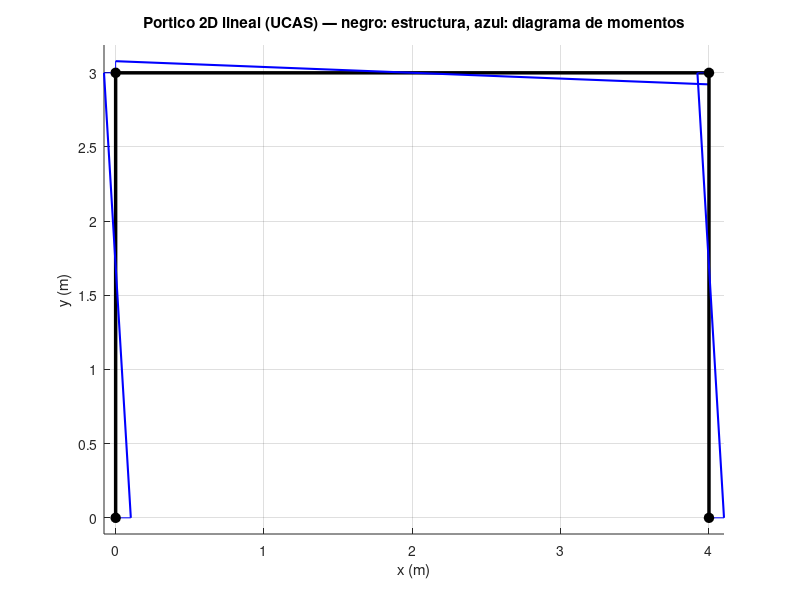

This figure's MATLAB source:
% ============================================================
%  PORTICO 2D LINEAL  —  rigidez directa (metodo UCAS 2D)
%  Elemento frame de 6 GDL (axial + flexion Euler-Bernoulli),
%  ensamblaje 3 GDL/nodo, K u = F, fuerzas de extremo por
%  elemento (N,V,M) y DIAGRAMA DE MOMENTOS. Modelo como DATOS.
% ============================================================

% Nodos: [ id  x  y ]  (m)
XY = [ 1  0  0
       2  0  3
       3  4  3
       4  4  0 ];
% Elementos: [ id  nI  nJ   E(kPa)   A(m2)   I(m4) ]
EL = [ 1  1  2   200e6   0.010   1.0e-4     % columna izq
       2  2  3   200e6   0.010   1.5e-4     % viga
       3  4  3   200e6   0.010   1.0e-4 ];  % columna der

% Cargas nodales: [ nodo  Fx(kN)  Fy(kN)  M(kN*m) ]
LOADS = [ 2   30   -50   0
          3    0   -50   0 ];

nN = size(XY,1);   nE = size(EL,1);   ndof = 3*nN;

% Empotramientos en las bases (nodos 1 y 4)
fixed = [3*1-2 3*1-1 3*1, 3*4-2 3*4-1 3*4];
free  = setdiff(1:ndof, fixed);

% --- Vector de fuerzas ---
F = zeros(ndof,1);
for k = 1:size(LOADS,1)
    n = LOADS(k,1);
    F(3*n-2) = F(3*n-2) + LOADS(k,2);
    F(3*n-1) = F(3*n-1) + LOADS(k,3);
    F(3*n)   = F(3*n)   + LOADS(k,4);
end

% --- Ensamblaje de K ---
K = zeros(ndof, ndof);
for e = 1:nE
    NI = EL(e,2);  NJ = EL(e,3);
    Ee = EL(e,4);  Ae = EL(e,5);  Ie = EL(e,6);
    dx = XY(NJ,2)-XY(NI,2);  dy = XY(NJ,3)-XY(NI,3);
    L  = sqrt(dx^2+dy^2);    c = dx/L;  sn = dy/L;
    ea = Ee*Ae/L;   ei = Ee*Ie;
    kloc = [ ea, 0,        0,       -ea, 0,        0
             0,  12*ei/L^3, 6*ei/L^2, 0, -12*ei/L^3, 6*ei/L^2
             0,  6*ei/L^2,  4*ei/L,   0, -6*ei/L^2,  2*ei/L
            -ea, 0,        0,        ea, 0,        0
             0, -12*ei/L^3,-6*ei/L^2, 0, 12*ei/L^3, -6*ei/L^2
             0,  6*ei/L^2,  2*ei/L,   0, -6*ei/L^2,  4*ei/L ];
    T = [ c sn 0 0 0 0; -sn c 0 0 0 0; 0 0 1 0 0 0
          0 0 0 c sn 0; 0 0 0 -sn c 0; 0 0 0 0 0 1 ];
    kg = T' * kloc * T;
    g  = [3*NI-2, 3*NI-1, 3*NI, 3*NJ-2, 3*NJ-1, 3*NJ];
    K(g,g) = K(g,g) + kg;
end

% --- Solucion  K u = F ---
u = zeros(ndof,1);
u(free) = inv(K(free,free)) * F(free);
R = K(fixed,:) * u - F(fixed);          % reacciones

% --- Fuerzas de extremo por elemento (locales: N,V,M en I y J) --------
disp('=== Fuerzas de extremo por elemento (local) ===')
Mend = zeros(nE,2);
for e = 1:nE
    NI = EL(e,2);  NJ = EL(e,3);
    Ee = EL(e,4);  Ae = EL(e,5);  Ie = EL(e,6);
    dx = XY(NJ,2)-XY(NI,2);  dy = XY(NJ,3)-XY(NI,3);
    L  = sqrt(dx^2+dy^2);    c = dx/L;  sn = dy/L;
    ea = Ee*Ae/L;   ei = Ee*Ie;
    kloc = [ ea, 0,        0,       -ea, 0,        0
             0,  12*ei/L^3, 6*ei/L^2, 0, -12*ei/L^3, 6*ei/L^2
             0,  6*ei/L^2,  4*ei/L,   0, -6*ei/L^2,  2*ei/L
            -ea, 0,        0,        ea, 0,        0
             0, -12*ei/L^3,-6*ei/L^2, 0, 12*ei/L^3, -6*ei/L^2
             0,  6*ei/L^2,  2*ei/L,   0, -6*ei/L^2,  4*ei/L ];
    T = [ c sn 0 0 0 0; -sn c 0 0 0 0; 0 0 1 0 0 0
          0 0 0 c sn 0; 0 0 0 -sn c 0; 0 0 0 0 0 1 ];
    g  = [3*NI-2, 3*NI-1, 3*NI, 3*NJ-2, 3*NJ-1, 3*NJ];
    fl = kloc * (T * u(g));    % fuerzas locales de extremo
    Mend(e,:) = [fl(3), fl(6)];
    fprintf('Elem %d:  N=%8.2f  Vi=%8.2f  Mi=%8.2f  |  Vj=%8.2f  Mj=%8.2f  (kN,kN*m)\n', ...
            e, fl(1), fl(2), fl(3), fl(5), fl(6));
end
disp('=== Reacciones en las bases (Fx,Fy,M) ===')
disp(R')

% --- Grafico: portico + DIAGRAMA DE MOMENTOS -------------------------
figure; hold on; grid on; axis equal
esc = 0.004;                    % escala del diagrama de momentos (m por kN*m)
for e = 1:nE
    NI = EL(e,2);  NJ = EL(e,3);
    xi = XY(NI,2); yi = XY(NI,3);  xj = XY(NJ,2); yj = XY(NJ,3);
    dx = xj-xi;  dy = yj-yi;  L = sqrt(dx^2+dy^2);
    c = dx/L;  sn = dy/L;   nx = -sn;  ny = c;    % normal al elemento
    % Momentos de extremo (convencion: dibujar del lado de traccion)
    Mi = -Mend(e,1);   Mj =  Mend(e,2);
    % puntos del diagrama (lineal entre extremos, cargas nodales)
    p1x = xi + esc*Mi*nx;   p1y = yi + esc*Mi*ny;
    p2x = xj + esc*Mj*nx;   p2y = yj + esc*Mj*ny;
    % elemento (negro)
    plot([xi xj],[yi yj],'-k','LineWidth',2.5);
    % relleno del momento (azul)
    plot([xi p1x],[yi p1y],'-b');
    plot([p1x p2x],[p1y p2y],'-b','LineWidth',1.5);
    plot([xj p2x],[yj p2y],'-b');
end
plot(XY(:,2),XY(:,3),'ko','MarkerFaceColor','k','MarkerSize',7);
title('Portico 2D lineal (UCAS) — negro: estructura, azul: diagrama de momentos');
xlabel('x (m)');  ylabel('y (m)');
